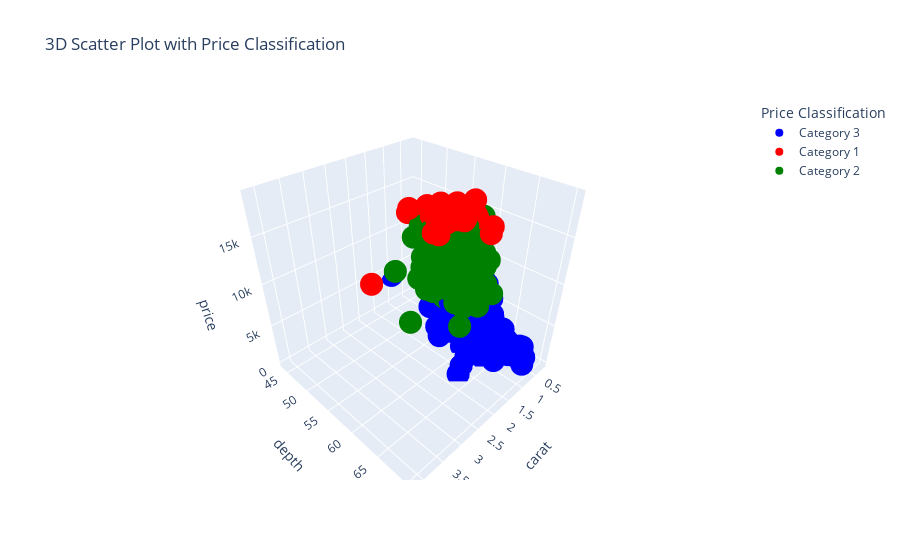

Notebook code cell kept with this figure:
### Code cell
import pandas as pd
import plotly.express as px

# Specify the path to the CSV file
csv_path = "C:\\Users\\cassiorodrigo.crisfa\\Documents\\GitHub\\xtream-ai-assignment\\Cristani\\diamonds.csv"

# Read the CSV file into a DataFrame
df = pd.read_csv(csv_path)

# Calculate the threshold for the top 1% and top 10% prices
top_1_threshold = df['price'].quantile(0.99)
top_10_threshold = df['price'].quantile(0.90)

# Classify the prices into categories
df['price_classification'] = 'Category 3'  # Default: Category 3 for the rest
df.loc[df['price'] > top_1_threshold, 'price_classification'] = 'Category 1'
df.loc[(df['price'] <= top_1_threshold) & (df['price'] > top_10_threshold), 'price_classification'] = 'Category 2'

# Create a 3D scatter plot using Plotly
fig = px.scatter_3d(df, x='carat', y='depth', z='price', color='price_classification',
                    labels={'price_classification': 'Price Classification'},
                    title='3D Scatter Plot with Price Classification',
                    color_discrete_map={'Category 1': 'red', 'Category 2': 'green', 'Category 3': 'blue'})

# Show the plot
fig.show()

### Figure 1 — Plotly figure (JSON) as saved in the notebook; plotly's stock layout.template omitted (floating-point values rounded to 4 significant figures; data arrays with more than 128 entries replaced by an {"elided": "..."} marker saying what was removed)
{"data": [{"hovertemplate": "Price Classification=Category 3<br>carat=%{x}<br>depth=%{y}<br>price=%{z}<extra></extra>", "legendgroup": "Category 3", "marker": {"color": "blue", "symbol": "circle"}, "mode": "markers", "name": "Category 3", "scene": "scene", "showlegend": true, "type": "scatter3d", "x": {"elided": "4500 float values"}, "y": {"elided": "4500 float values"}, "z": {"elided": "4500 int values"}}, {"hovertemplate": "Price Classification=Category 1<br>carat=%{x}<br>depth=%{y}<br>price=%{z}<extra></extra>", "legendgroup": "Category 1", "marker": {"color": "red", "symbol": "circle"}, "mode": "markers", "name": "Category 1", "scene": "scene", "showlegend": true, "type": "scatter3d", "x": [2.01, 1.7, 2.41, 2.08, 2.52, 2.01, 1.72, 2.12, 1.51, 2, 2.32, 2, 2.04, 2, 1.51, 2.01, 1.7, 2, 2.25, 2.03, 2.01, 2.04, 2, 2.01, 2.16, 1.6, 2.02, 2.01, 2.3, 2.01, 2.2, 2.05, 2.03, 4.13, 2.44, 2.4, 2.48, 1.71, 1.51, 2.33, 2.03, 2.26, 2.01, 2.25, 2.28, 2.11, 2, 2.29, 2.01, 1.51], "y": [61.2, 61, 57.7, 61.7, 62.4, 58.2, 59.4, 61.1, 63.1, 62.6, 62, 63.8, 60.2, 67.6, 62.2, 62.8, 62.4, 63, 60.4, 60.8, 62.1, 58.3, 62.6, 59.2, 58.5, 61.5, 57.9, 67.5, 62.6, 62.9, 58.9, 61.9, 61.5, 64.8, 58.1, 62, 63, 62.2, 62.6, 62, 60.9, 60.3, 61.1, 62.8, 62.1, 60.9, 59.1, 61.4, 60.3, 62.9], "z": [18705, 18445, 17923, 17469, 17522, 18027, 17605, 18656, 17317, 18493, 17516, 18023, 18231, 18515, 17649, 17877, 17360, 18371, 18007, 17864, 18295, 17379, 18172, 17492, 17934, 17360, 17533, 17917, 18190, 18041, 17905, 18787, 18310, 17329, 18430, 18541, 17448, 17595, 18777, 17504, 18166, 18426, 17592, 18034, 17892, 18407, 17930, 18426, 18741, 17515]}, {"hovertemplate": "Price Classification=Category 2<br>carat=%{x}<br>depth=%{y}<br>price=%{z}<extra></extra>", "legendgroup": "Category 2", "marker": {"color": "green", "symbol": "circle"}, "mode": "markers", "name": "Category 2", "scene": "scene", "showlegend": true, "type": "scatter3d", "x": {"elided": "450 float values"}, "y": {"elided": "450 float values"}, "z": {"elided": "450 int values"}}], "layout": {"legend": {"title": {"text": "Price Classification"}, "tracegroupgap": 0}, "scene": {"domain": {"x": [0, 1], "y": [0, 1]}, "xaxis": {"title": {"text": "carat"}}, "yaxis": {"title": {"text": "depth"}}, "zaxis": {"title": {"text": "price"}}}, "title": {"text": "3D Scatter Plot with Price Classification"}}}
